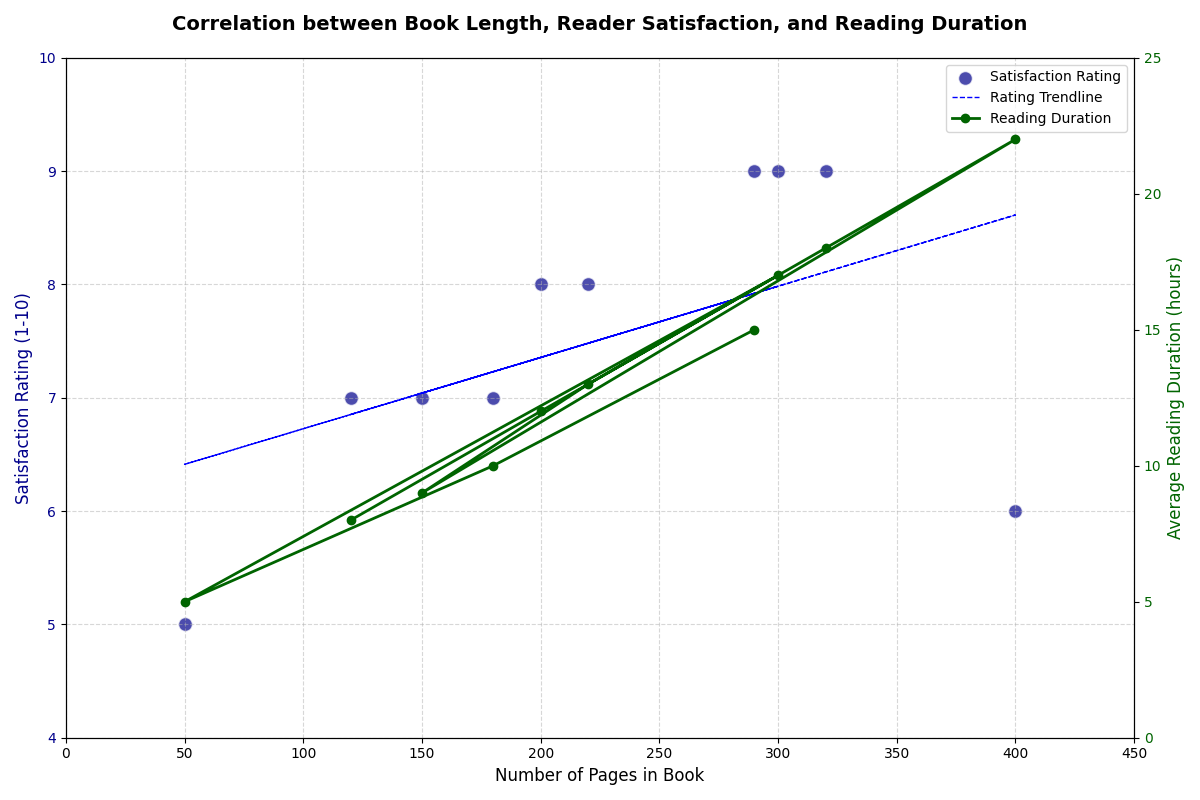

Write Python code to recreate this figure.
import matplotlib.pyplot as plt
import numpy as np

# Backstory and Data:
# The chart visualizes the correlation between the number of pages in a book and the satisfaction rating given by readers. 
# Additionally, a secondary y-axis shows the average reading duration for each book. The data is derived from a survey of readers in a book club.

# Number of pages
pages = np.array([120, 200, 320, 400, 150, 220, 300, 50, 180, 290])

# Reader satisfaction ratings (scale of 1-10)
ratings = np.array([7, 8, 9, 6, 7, 8, 9, 5, 7, 9])

# Average reading duration in hours
reading_duration = np.array([8, 12, 18, 22, 9, 13, 17, 5, 10, 15])

# Create subplots
fig, ax1 = plt.subplots(figsize=(12, 8))

# Scatter plot for number of pages vs satisfaction ratings
scatter = ax1.scatter(pages, ratings, color='darkblue', label='Satisfaction Rating', alpha=0.7, s=100, edgecolor='w')

# Adding trendline for number of pages vs satisfaction ratings
coef = np.polyfit(pages, ratings, 1)
poly1d_fn = np.poly1d(coef)
plt.plot(pages, poly1d_fn(pages), color='blue', linestyle='--', linewidth=1, label='Rating Trendline')

# Customize primary y-axis and labels
ax1.set_xlabel('Number of Pages in Book', fontsize=12)
ax1.set_ylabel('Satisfaction Rating (1-10)', color='darkblue', fontsize=12)
ax1.tick_params(axis='y', labelcolor='darkblue')
ax1.set_xlim(0, 450)
ax1.set_ylim(4, 10)

# Create a secondary y-axis for average reading duration
ax2 = ax1.twinx()
ax2.plot(pages, reading_duration, color='darkgreen', marker='o', linestyle='-', linewidth=2, label='Reading Duration')
ax2.set_ylabel('Average Reading Duration (hours)', color='darkgreen', fontsize=12)
ax2.tick_params(axis='y', labelcolor='darkgreen')
ax2.set_ylim(0, 25)

# Title and Grid
plt.title('Correlation between Book Length, Reader Satisfaction, and Reading Duration',
          fontsize=14, fontweight='bold', pad=20)
ax1.grid(True, linestyle='--', alpha=0.5)

# Legends
fig.tight_layout()
lines_1, labels_1 = ax1.get_legend_handles_labels()
lines_2, labels_2 = ax2.get_legend_handles_labels()
ax1.legend(lines_1 + lines_2, labels_1 + labels_2, loc='best')

# Display the plot
plt.show()
